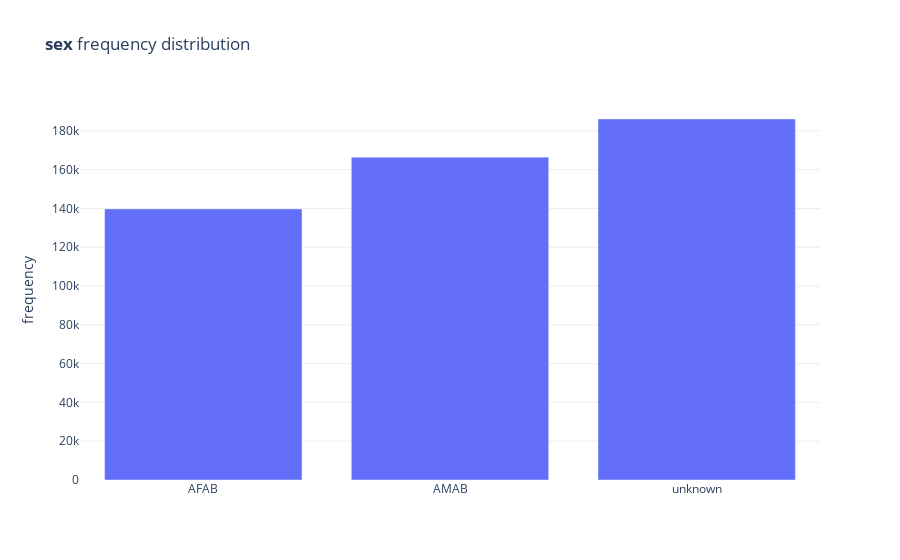

The notebook cell this image was saved under:
### Code cell
cat_freq_plot(df, 'sex', SEX_LABELS_ORDERED_LIST)

### Figure 1 — Plotly figure (JSON) as saved in the notebook; plotly's stock layout.template omitted (floating-point values rounded to 4 significant figures)
{"data": [{"hovertemplate": "Value: %{x}<br>Frequency: %{y:,}<br><extra></extra>", "hovertext": ["AFAB", "AMAB", "unknown"], "type": "bar", "x": ["AFAB", "AMAB", "unknown"], "y": [139774, 166470, 186132]}], "layout": {"autosize": true, "plot_bgcolor": "#fff", "showlegend": false, "title": {"text": "<b>sex</b> frequency distribution"}, "xaxis": {"autorange": true, "range": [-0.5, 2.5], "rangemode": "tozero", "type": "category"}, "yaxis": {"autorange": true, "gridcolor": "#eee", "range": [0, 195900.0], "rangemode": "tozero", "title": {"text": "frequency"}, "type": "linear"}}}
